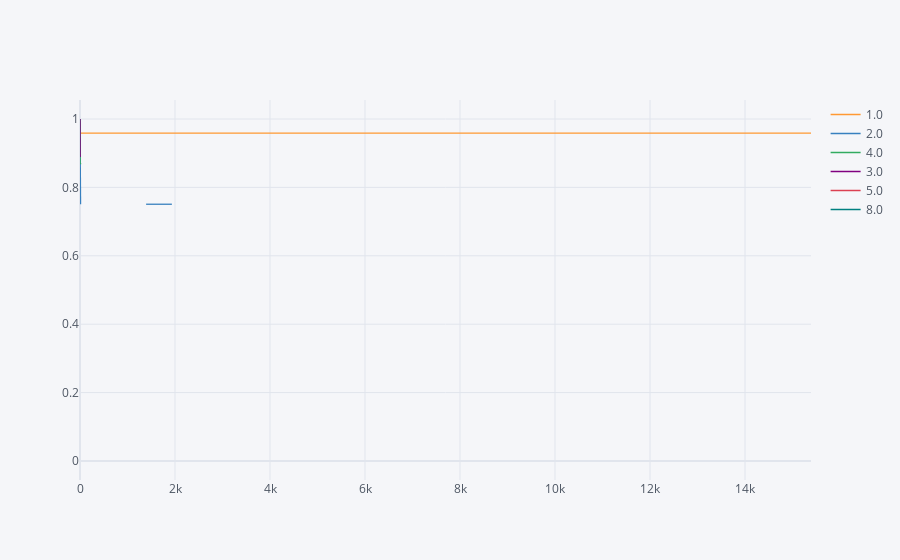

Write notebook code for a chart like this one.
### Code cell
rates = survival(data_final.dropna(subset=['payment_method_data']),'payment_method_data', 'index_y', 'churn')
rates.iplot(kind = 'line')

### Figure 1 — Plotly figure (JSON) as saved in the notebook; plotly's stock layout.template omitted (floating-point values rounded to 4 significant figures)
{"data": [{"line": {"color": "rgba(255, 153, 51, 1.0)", "dash": "solid", "shape": "linear", "width": 1.3}, "mode": "lines", "name": "1.0", "text": "", "type": "scatter", "x": [0, 1, 2, 3, 4, 5, 6, 7, 8, 9, 10, 11, 12, 13, 14, 15, 16, 17, 18, 19, 20, 21, 22, 23, 24, 26, 28, 30, 32, 33, 34, 35, 36, 39, 42, 44, 45, 48, 52, 56, 60, 64, 68, 69, 72, 75, 80, 93, 96, 99, 108, 112, 128, 135, 145, 147, 196, 271, 288, 298, 466, 473, 597, 630, 660, 758, 844, 1020, 1044, 1392, 1934, 4568, 9530, 15389], "y": [1, 0.998, 0.9795, 0.959, 0.959, 0.959, 0.959, 0.959, 0.959, 0.959, 0.959, 0.959, 0.959, 0.959, 0.959, 0.959, 0.959, 0.959, 0.959, 0.959, 0.959, 0.959, 0.959, 0.959, 0.959, 0.959, 0.959, 0.959, 0.959, 0.959, 0.959, 0.959, 0.959, 0.959, 0.959, 0.959, 0.959, 0.959, 0.959, 0.959, 0.959, 0.959, 0.959, 0.959, 0.959, 0.959, 0.959, 0.959, 0.959, 0.959, 0.959, 0.959, 0.959, 0.959, 0.959, 0.959, 0.959, 0.959, 0.959, 0.959, 0.959, 0.959, 0.959, 0.959, 0.959, 0.959, 0.959, 0.959, 0.959, 0.959, 0.959, 0.959, 0.959, 0.959]}, {"line": {"color": "rgba(55, 128, 191, 1.0)", "dash": "solid", "shape": "linear", "width": 1.3}, "mode": "lines", "name": "2.0", "text": "", "type": "scatter", "x": [0, 1, 2, 3, 4, 5, 6, 7, 8, 9, 10, 11, 12, 13, 14, 15, 16, 17, 18, 19, 20, 21, 22, 23, 24, 26, 28, 30, 32, 33, 34, 35, 36, 39, 42, 44, 45, 48, 52, 56, 60, 64, 68, 69, 72, 75, 80, 93, 96, 99, 108, 112, 128, 135, 145, 147, 196, 271, 288, 298, 466, 473, 597, 630, 660, 758, 844, 1020, 1044, 1392, 1934, 4568, 9530, 15389], "y": [1, 0.9724, 0.7803, 0.7508, 0.7508, 0.7508, 0.7508, 0.7508, 0.7508, 0.7508, 0.7508, 0.7508, 0.7508, "", 0.7508, 0.7508, 0.7508, "", "", "", 0.7508, "", "", "", 0.7508, "", "", "", 0.7508, 0.7508, "", "", 0.7508, "", "", "", "", "", "", "", "", "", "", 0.7508, "", "", "", "", "", "", 0.7508, "", "", "", "", "", "", "", "", "", "", "", "", "", "", 0.7508, "", "", "", 0.7508, 0.7508, "", "", 0.7508]}, {"line": {"color": "rgba(50, 171, 96, 1.0)", "dash": "solid", "shape": "linear", "width": 1.3}, "mode": "lines", "name": "4.0", "text": "", "type": "scatter", "x": [0, 1, 2, 3, 4, 5, 6, 7, 8, 9, 10, 11, 12, 13, 14, 15, 16, 17, 18, 19, 20, 21, 22, 23, 24, 26, 28, 30, 32, 33, 34, 35, 36, 39, 42, 44, 45, 48, 52, 56, 60, 64, 68, 69, 72, 75, 80, 93, 96, 99, 108, 112, 128, 135, 145, 147, 196, 271, 288, 298, 466, 473, 597, 630, 660, 758, 844, 1020, 1044, 1392, 1934, 4568, 9530, 15389], "y": [1, 0.9942, 0.9462, 0.8697, 0.8697, 0.8697, 0.8697, 0.8697, 0.8697, 0.8697, 0.8697, 0.8697, 0.8697, 0.8697, 0.8697, 0.8697, 0.8697, 0.8697, 0.8697, 0.8697, 0.8697, "", 0.8697, 0.8697, 0.8697, 0.8697, "", "", 0.8697, 0.8697, 0.8697, "", "", "", 0.8697, 0.8697, "", "", "", 0.8697, "", "", "", 0.8697, "", "", "", "", "", 0.8697, "", "", "", "", "", 0.8697, "", 0.8697, "", 0.8697, "", "", "", "", "", 0.8697, "", "", "", "", 0.8697, "", "", ""]}, {"line": {"color": "rgba(128, 0, 128, 1.0)", "dash": "solid", "shape": "linear", "width": 1.3}, "mode": "lines", "name": "3.0", "text": "", "type": "scatter", "x": [0, 1, 2, 3, 4, 5, 6, 7, 8, 9, 10, 11, 12, 13, 14, 15, 16, 17, 18, 19, 20, 21, 22, 23, 24, 26, 28, 30, 32, 33, 34, 35, 36, 39, 42, 44, 45, 48, 52, 56, 60, 64, 68, 69, 72, 75, 80, 93, 96, 99, 108, 112, 128, 135, 145, 147, 196, 271, 288, 298, 466, 473, 597, 630, 660, 758, 844, 1020, 1044, 1392, 1934, 4568, 9530, 15389], "y": [1, 0.963, 0.9259, 0.8889, "", "", "", "", "", "", "", "", "", "", "", "", "", "", "", "", "", "", "", "", "", "", "", "", "", "", "", "", "", "", "", "", "", "", "", "", "", "", "", "", "", "", "", "", "", "", "", "", "", "", "", "", "", "", "", "", "", "", "", "", "", 0.8889, "", "", "", "", "", "", "", ""]}, {"line": {"color": "rgba(219, 64, 82, 1.0)", "dash": "solid", "shape": "linear", "width": 1.3}, "mode": "lines", "name": "5.0", "text": "", "type": "scatter", "x": [0, 1, 2, 3, 4, 5, 6, 7, 8, 9, 10, 11, 12, 13, 14, 15, 16, 17, 18, 19, 20, 21, 22, 23, 24, 26, 28, 30, 32, 33, 34, 35, 36, 39, 42, 44, 45, 48, 52, 56, 60, 64, 68, 69, 72, 75, 80, 93, 96, 99, 108, 112, 128, 135, 145, 147, 196, 271, 288, 298, 466, 473, 597, 630, 660, 758, 844, 1020, 1044, 1392, 1934, 4568, 9530, 15389], "y": [1, "", "", "", "", "", "", "", "", "", "", "", "", "", "", "", "", "", "", "", "", "", "", "", "", "", "", "", "", "", "", "", "", "", "", "", "", "", "", "", "", "", "", "", "", "", "", "", "", "", "", "", "", "", "", "", "", 1, "", "", "", "", "", "", "", "", "", "", "", "", 1, "", "", ""]}, {"line": {"color": "rgba(0, 128, 128, 1.0)", "dash": "solid", "shape": "linear", "width": 1.3}, "mode": "lines", "name": "8.0", "text": "", "type": "scatter", "x": [0, 1, 2, 3, 4, 5, 6, 7, 8, 9, 10, 11, 12, 13, 14, 15, 16, 17, 18, 19, 20, 21, 22, 23, 24, 26, 28, 30, 32, 33, 34, 35, 36, 39, 42, 44, 45, 48, 52, 56, 60, 64, 68, 69, 72, 75, 80, 93, 96, 99, 108, 112, 128, 135, 145, 147, 196, 271, 288, 298, 466, 473, 597, 630, 660, 758, 844, 1020, 1044, 1392, 1934, 4568, 9530, 15389], "y": [1, "", "", 0, "", "", "", "", "", "", "", "", "", "", "", "", "", "", "", "", "", "", "", "", "", "", "", "", "", "", "", "", "", "", "", "", "", "", "", "", "", "", "", "", "", "", "", "", "", "", "", "", "", "", "", "", "", "", "", "", "", "", "", "", "", "", "", "", "", "", "", "", "", ""]}], "layout": {"legend": {"bgcolor": "#F5F6F9", "font": {"color": "#4D5663"}}, "paper_bgcolor": "#F5F6F9", "plot_bgcolor": "#F5F6F9", "title": {"font": {"color": "#4D5663"}}, "xaxis": {"gridcolor": "#E1E5ED", "showgrid": true, "tickfont": {"color": "#4D5663"}, "title": {"font": {"color": "#4D5663"}, "text": ""}, "zerolinecolor": "#E1E5ED"}, "yaxis": {"gridcolor": "#E1E5ED", "showgrid": true, "tickfont": {"color": "#4D5663"}, "title": {"font": {"color": "#4D5663"}, "text": ""}, "zerolinecolor": "#E1E5ED"}}}
